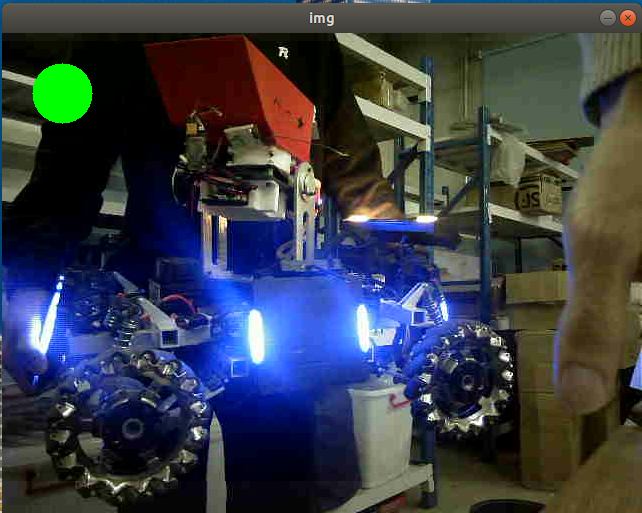
#> input picture src/vision/scripts/blue4.png, 642 x 513 px, found by its file name
$ python test.py   (Python 2 division)
#> lines starting #> are read from the running program, lines starting #| are printed output that depends on the picture; after the words box and inside, x2 and y2 are one past the last pixel; in counts of white or black regions, pixels touching at a corner belong together
import cv2
import numpy as np
from timeit import default_timer as timer
import math

def imdiv(img, div):
    (x, y) = img.shape[:2]
    x = int(float(x)/div)
    y = int(float(y)/div)
    img = cv2.resize(img, (y, x))
    return img

def imshow(img):
    cv2.imshow('img', img)
    cv2.waitKey(0)
    cv2.destroyAllWindows()

org = cv2.imread('/home/lwh/catkin_ws/src/vision/scripts/blue4.png')
#> org is the input picture: shape (513, 642, 3); mean B, G, R 70.8, 60.7, 55.9
org_gray = cv2.imread('/home/lwh/catkin_ws/src/vision/scripts/blue4.png', 0)
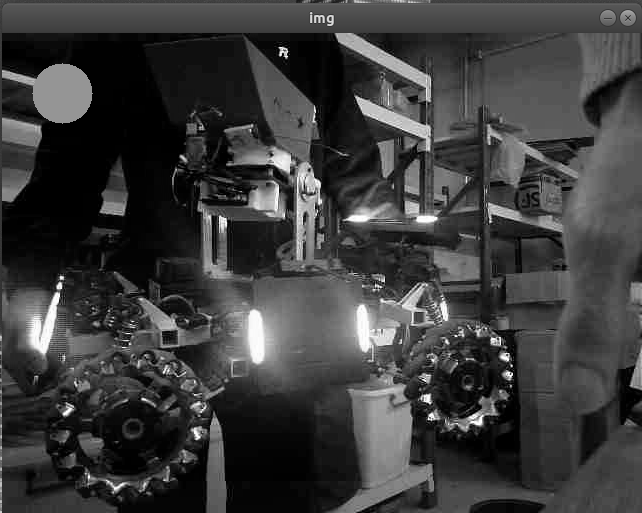
#> org_gray: shape (513, 642); min 0, max 255, mean 59.9

img = cv2.threshold(org_gray, 230, 255, cv2.THRESH_BINARY)[1]
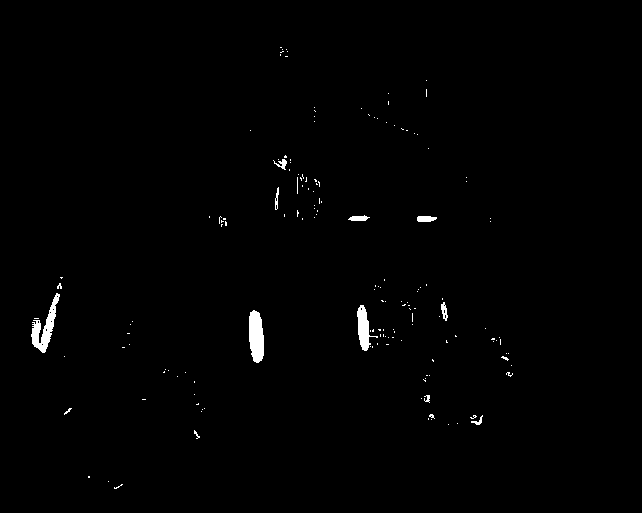
#> img: shape (513, 642); 0.8% white; 161 white regions (150 under 20 px), largest, box (x1, y1, x2, y2) and area: (249, 310, 264, 363) 645, (31, 293, 60, 353) 625, (357, 305, 378, 351) 434


kernel = np.ones((3, 3), np.uint8)
img = cv2.morphologyEx(img, cv2.MORPH_OPEN, kernel)
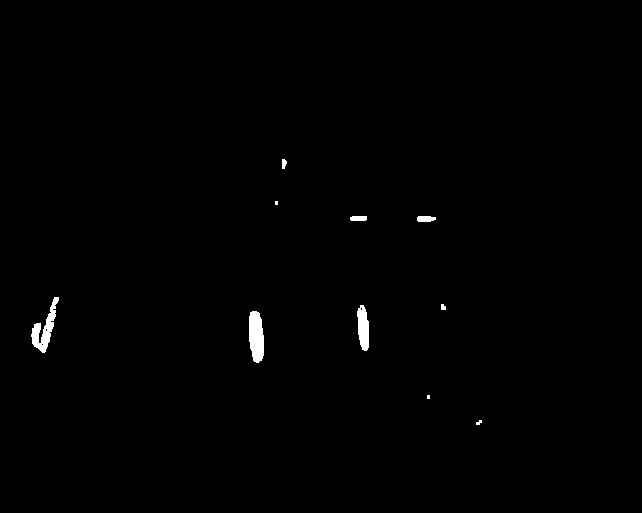
#> img: shape (513, 642); 0.58% white; 10 white regions (2 under 20 px), largest, box (x1, y1, x2, y2) and area: (249, 311, 264, 363) 641, (31, 297, 59, 353) 578, (357, 305, 369, 351) 417


kernel = np.ones((3, 3), np.uint8)
img = cv2.morphologyEx(img, cv2.MORPH_CLOSE, kernel)
#> img: shape (513, 642); 0.59% white; 10 white regions (2 under 20 px), largest, box (x1, y1, x2, y2) and area: (249, 311, 264, 363) 641, (31, 297, 59, 353) 605, (357, 305, 369, 351) 419

img = cv2.Canny(img, 80, 150)
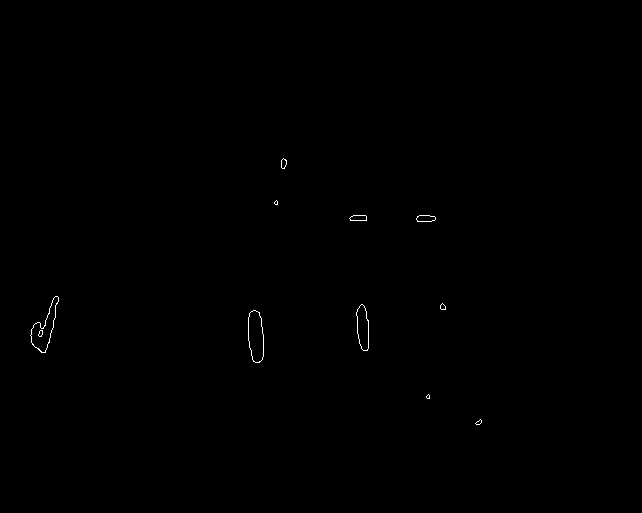
#> img: shape (513, 642); 0.16% white in thin lines or dots, all inside (x1, y1, x2, y2) = (30, 158, 482, 425)

contours = cv2.findContours(img, cv2.RETR_EXTERNAL, cv2.CHAIN_APPROX_SIMPLE)[1]
#> contours = 10 contours, 3 with area under 20; largest, box (x1, y1, x2, y2) and area: (248, 310, 264, 363) 641, (30, 296, 59, 353) 628, (356, 304, 369, 351) 416, (416, 215, 436, 222) 98, (349, 215, 367, 221) 78, (281, 158, 287, 169) 40, (440, 303, 446, 310) 23

show = org.copy()
show = cv2.drawContours(show, contours, -1, (0, 255, 0), 2)
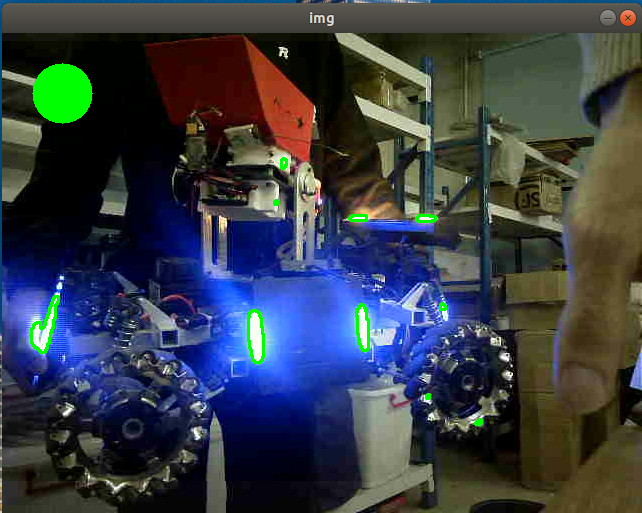
#> show: shape (513, 642, 3); 0.53% of pixels changed, all inside (x1, y1, x2, y2) = (29, 157, 483, 426)
imshow(show)

cnts = []

for i in range(len(contours)):

    step = 0.01 * cv2.arcLength(contours[i], True)
    epsilon = step

    cnt = contours[i]
    while len(cnt) > 2:

        cnt = cv2.approxPolyDP(contours[i], epsilon, True)
        epsilon += step

        show = org.copy()
        show = cv2.drawContours(show, [cnt], -1, (0, 255, 0), 2)
        print len(cnt)
        imshow(show)

    cnts.append(cnt)
#> this loop made 10 passes
#> step on passes 1 to 10: 0.173, 0.117, 1.22, 1.05, 0.185, 1.54, 0.459, 0.411, 0.117, 0.259
#> (printed output is left out)
#> after the loop, cnts = 10 contours, all with area under 20

thresh = [1.25, 10]
feature = []
pair = []
feat = []

for i in range(len(cnts)):
    cnt = cnts[i]
    (p1, p2) = cnt
    (x0, y0) = p1[0]
    (x1, y1) = p2[0]

    dy = y0 - y1
    dx = x0 - x1

    length = math.sqrt(dx*dx + dy*dy)

    if abs(dx) > abs(dy):
        continue

    k = dy / dx
    angle = math.atan(k) / math.pi * 180
    if angle < 0:
        angle += 180

    ceny = (y0 + y1) / 2

    feature.append([i, length, angle, ceny])
#> this loop made 10 passes
#> (x0, y0, x1, y1, dy, dx, length, k) on passes 2, 3, 4, 5, 6, 9, 10: (428, 394, 427, 398, -4, 1, 4.12, -4), (253, 310, 259, 362, -52, -6, 52.35, 8), (361, 304, 367, 350, -46, -6, 46.39, 7), (442, 303, 445, 309, -6, -3, 6.71, 2), (57, 296, 41, 352, -56, 16, 58.24, -4), (276, 200, 275, 204, -4, 1, 4.12, -4), (283, 158, 282, 168, -10, 1, 10.05, -10)
#> (x0, y0, x1, y1, dy, dx, length) on passes 1, 7, 8: (481, 420, 475, 423, -3, 6, 6.71), (416, 218, 435, 219, -1, -19, 19.03), (349, 218, 366, 220, -2, -17, 17.12)
#> after the loop, feature = [[1, 4.12, 104, 396], [2, 52.35, 82.87, 336], [3, 46.39, 81.87, 327], [4, 6.71, 63.43, 306], [5, 58.24, 104, 324], [8, 4.12, 104, 202], [9, 10.05, 95.71, 163]]

for i in range(len(feature) - 1):
    for j in range(i + 1, len(feature)):
        f1 = feature[i]
        f2 = feature[j]

        ok = True

        condi_1 = f1[1] > f2[1] and (f1[1] / f2[1]) < thresh[0]
        condi_2 = f2[1] > f1[1] and (f2[1] / f1[1]) < thresh[0]
        if condi_1 or condi_2:
            pass
        else:
            ok = False

        condi_1 = f1[2] > f2[2] and (f1[2] - f2[2]) < thresh[1]
        condi_2 = f2[2] > f1[2] and (f2[2] - f1[2]) < thresh[1]
        if condi_1 or condi_2:
            pass
        else:
            ok = False

        length1 = f1[1]
        length2 = f2[1]
        avg_l = (length1 + length2) / 2
        th = avg_l / 5
        cen1 = f1[3]
        cen2 = f2[3]
        condi_1 = cen1 > cen2 and cen1 - cen2 < th
        condi_2 = cen2 > cen1 and cen2 - cen1 < th
        if condi_1 or condi_2:
            pass
        else:
            ok = False

        if ok:
            pair.append([f1[0], f2[0]])
            feat.append([f1, f2])
#> this loop made 6 passes
#> after the loop, feat = [[[2, 52.35, 82.87, 336], [3, 46.39, 81.87, 327]]]; pair = [[2, 3]]


for i in range(len(pair)):
    idxs = pair[i]
    k = idxs[0]
    t = idxs[1]

    cnt = cnts[k]
    (p1, p2) = cnt
    (x1, y1) = p1[0]
    (x2, y2) = p2[0]

    cnt = cnts[t]
    (p1, p2) = cnt
    (x3, y3) = p1[0]
    (x4, y4) = p2[0]

    x = int((x1 + x2 + x3 + x4) / 4)
    y = int((y1 + y2 + y3 + y4) / 4)

    show = org.copy()
    new_cnts = [cnts[k], cnts[t]]
    show = cv2.drawContours(show, new_cnts, -1, (0, 255, 0), 3)
    show = cv2.circle(show, (x, y), 25, (0, 0, 255), 2)
    imshow(show)
#> this loop made 1 pass
#> (k, t, x1, y1, x2, y2, x3, y3) on pass 1: (2, 3, 253, 310, 259, 362, 361, 304)
#> pass 1, `show = cv2.circle(show, (x, y), 25, (0, 0, 255), 2)`:
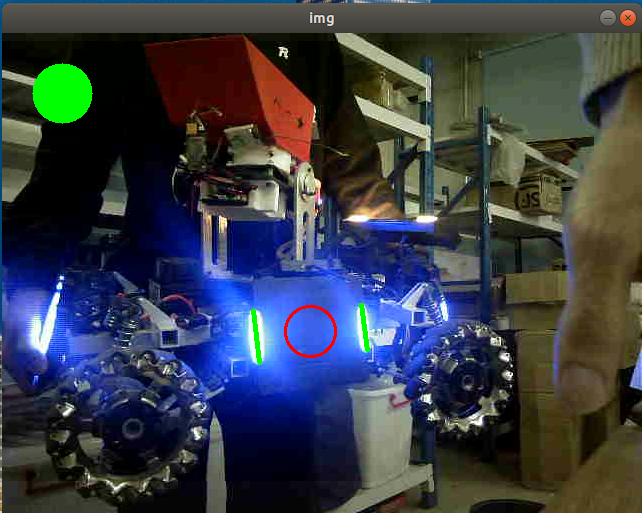
#> show: shape (513, 642, 3); mean B, G, R 70, 60.6, 55.8
